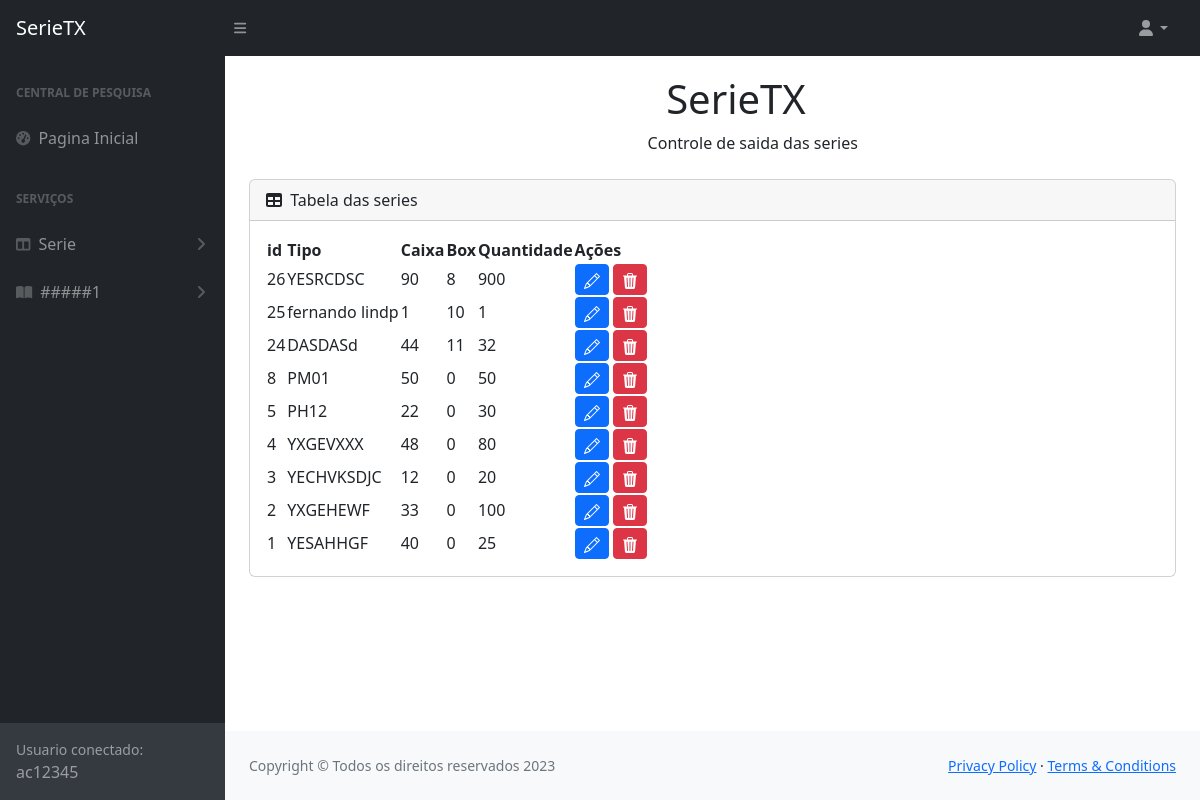
/ (signed in), run on the app's committed database.
### tables this page shows
CREATE TABLE IF NOT EXISTS `serie` (
  `id` int(15) NOT NULL AUTO_INCREMENT,
  `tipo` varchar(30) NOT NULL,
  `caixa` varchar(15) NOT NULL,
  `box` int(9) NOT NULL,
  `qnt` int(9) NOT NULL,
  PRIMARY KEY (`id`)
);

### index.php (the view, shortened to what this page needs)
<?php
   include_once('banco/configLogin.php');
    $sql = "SELECT * FROM serie ORDER BY id DESC";
    $result = $conexao->query($sql);
?>
<!DOCTYPE html>
<html lang="pt-br">
    <head>
        <link href="https://cdn.jsdelivr.net/npm/simple-datatables@7.1.2/dist/style.min.css" rel="stylesheet" />
        <link rel="stylesheet" href="css\styles.css">
    </head>
    <body class="sb-nav-fixed">
        <nav class="sb-topnav navbar navbar-expand navbar-dark bg-dark">
            <a class="navbar-brand ps-3" href="index.php">SerieTX</a>
            <button class="btn btn-link btn-sm order-1 order-lg-0 me-4 me-lg-0" id="sidebarToggle" href="#!"><i class="fas fa-bars"></i></button>
            <ul class="navbar-nav ms-auto ms-md-0 me-3 me-lg-4">
                <li class="nav-item dropdown">
                    <a class="nav-link dropdown-toggle" id="navbarDropdown" href="#" role="button" data-bs-toggle="dropdown" aria-expanded="false"><i class="fas fa-user fa-fw"></i></a>
                </li>
            </ul>
        </nav>
        <div id="layoutSidenav">
            <div id="layoutSidenav_nav">
                <nav class="sb-sidenav accordion sb-sidenav-dark" id="sidenavAccordion">
                    <div class="sb-sidenav-menu">
                        <div class="nav">
                            <div class="sb-sidenav-menu-heading">Central de pesquisa</div>
                            <a class="nav-link" href="index.php">
                                <div class="sb-nav-link-icon"><i class="fas fa-tachometer-alt"></i></div>
                                Pagina Inicial
                            </a>
                            <div class="sb-sidenav-menu-heading">Serviços</div>
                            <a class="nav-link collapsed" href="#" data-bs-toggle="collapse" data-bs-target="#collapseLayouts" aria-expanded="false" aria-controls="collapseLayouts">
                                <div class="sb-nav-link-icon"><i class="fas fa-columns"></i></div>
                                Serie
                                <div class="sb-sidenav-collapse-arrow"><i class="fas fa-angle-down"></i></div>
                            </a>
                            <a class="nav-link collapsed" href="#" data-bs-toggle="collapse" data-bs-target="#collapsePages" aria-expanded="false" aria-controls="collapsePages">
                                <div class="sb-nav-link-icon"><i class="fas fa-book-open"></i></div>
                                #####1
                                <div class="sb-sidenav-collapse-arrow"><i class="fas fa-angle-down"></i></div>
                            </a>
                        </div>
                    </div>
                    <div class="sb-sidenav-footer" style="padding: 1rem;">
                        <?php
                            if (isset($_SESSION['email'])) {
                                $email = $_SESSION['email'];
                            } else {
                            }
                            echo '<div class="">';
                            echo '<div class="small">Usuario conectado:</div>';
                            echo $email;
                            echo '</div>';
                        ?>
                    </div>
                </nav>
            </div>
        <div id="layoutSidenav_content">
            <main>
                <div class="container-fluid px-4">
                    <h1 class="TituloSerieTX">SerieTX</h1>
                        <ol class="breadcrumb mb-4">
                            <li class="SubTituloSerieTX">Controle de saida das series</li>
                        </ol>
                        <div class="card mb-5">
                            <div class="card-header">
                                <i class="fas fa-table me-1"></i>
                                Tabela das series
                            </div>
                            <div class="card-body">
                                <table id="datatablesSimple">
                                <thead>
                                    <tr>
                                        <th scope="col">id</th>
                                        <th scope="col">Tipo</th>
                                        <th scope="col">Caixa</th>
                                        <th scope="col">Box</th>
                                        <th scope="col">Quantidade</th>
                                        <th scope="col">Ações</th>
                                    </tr>
                                </thead>
                                <tbody>
                                    <?php
                                        while($user_data = mysqli_fetch_assoc($result)){
                                            echo "<tr>";
                                            echo "<td>".$user_data['id']."</td>";
                                            echo "<td>".$user_data['tipo']."</td>";
                                            echo "<td>".$user_data['caixa']."</td>";
                                            echo "<td>".$user_data['box']."</td>";
                                            echo "<td>".$user_data['qnt']."</td>";
                                            echo "<td>
                                                <a class='btn btn-sm btn-primary' href='banco/edit.php?id=$user_data[id]'>
                                                <svg xmlns='http://www.w3.org/2000/svg' width='16' height='16' fill='currentColor' class='bi bi-pencil' viewBox='0 0 16 16'>
                                                <path d='M12.146.146a.5.5 0 0 1 .708 0l3 3a.5.5 0 0 1 0 .708l-10 10a.5.5 0 0 1-.168.11l-5 2a.5.5 0 0 1-.65-.65l2-5a.5.5 0 0 1 .11-.168l10-10zM11.207 2.5 13.5 4.793 14.793 3.5 12.5 1.207 11.207 2.5zm1.586 3L10.5 3.207 4 9.707V10h.5a.5.5 0 0 1 .5.5v.5h.5a.5.5 0 0 1 .5.5v.5h.293l6.5-6.5zm-9.761 5.175-.106.106-1.528 3.821 3.821-1.528.106-.106A.5.5 0 0 1 5 12.5V12h-.5a.5.5 0 0 1-.5-.5V11h-.5a.5.5 0 0 1-.468-.325z'/>
                                                </svg>
                                                </a>
                                                <a class='btn btn-sm btn-danger' href='banco/delete.php?id=$user_data[id]'>
                                                <svg xmlns='http://www.w3.org/2000/svg' width='16' height='16' fill='currentColor' class='bi bi-trash3-fill' viewBox='0 0 16 16'>
                                                 <path d='M11 1.5v1h3.5a.5.5 0 0 1 0 1h-.538l-.853 10.66A2 2 0 0 1 11.115 16h-6.23a2 2 0 0 1-1.994-1.84L2.038 3.5H1.5a.5.5 0 0 1 0-1H5v-1A1.5 1.5 0 0 1 6.5 0h3A1.5 1.5 0 0 1 11 1.5Zm-5 0v1h4v-1a.5.5 0 0 0-.5-.5h-3a.5.5 0 0 0-.5.5ZM4.5 5.029l.5 8.5a.5.5 0 1 0 .998-.06l-.5-8.5a.5.5 0 1 0-.998.06Zm6.53-.528a.5.5 0 0 0-.528.47l-.5 8.5a.5.5 0 0 0 .998.058l.5-8.5a.5.5 0 0 0-.47-.528ZM8 4.5a.5.5 0 0 0-.5.5v8.5a.5.5 0 0 0 1 0V5a.5.5 0 0 0-.5-.5Z'/>
                                                </svg>
                                                </a>
                                            </td>";
                                            echo"</tr>";
                                        }
                                    ?>
                                </tbody>
                                </table>
                            </div>
                        </div>
                    </div>
                </main>
                <footer class="py-4 bg-light mt-auto">
                    <div class="container-fluid px-4">
                        <div class="d-flex align-items-center justify-content-between small">
                            <div class="text-muted">Copyright &copy; Todos os direitos reservados 2023</div>
                            <div>
                                <a href="#">Privacy Policy</a>
                                &middot;
                                <a href="#">Terms &amp; Conditions</a>
                            </div>
                        </div>
                    </div>
                </footer>
        </div>
        </div>
    </body>
</html>

### data on the page
serie: id "26", tipo "YESRCDSC", caixa "90", box "8", qnt "900"
serie: id "25", tipo "fernando lindp", caixa "1", box "10", qnt "1"
serie: id "24", tipo "DASDASd", caixa "44", box "11", qnt "32"
serie: id "8", tipo "PM01", caixa "50", box "0", qnt "50"
serie: id "5", tipo "PH12", caixa "22", box "0", qnt "30"
serie: id "4", tipo "YXGEVXXX", caixa "48", box "0", qnt "80"
serie: id "3", tipo "YECHVKSDJC", caixa "12", box "0", qnt "20"
serie: id "2", tipo "YXGEHEWF", caixa "33", box "0", qnt "100"
serie: id "1", tipo "YESAHHGF", caixa "40", box "0", qnt "25"

### other printed values
$email "ac12345"
